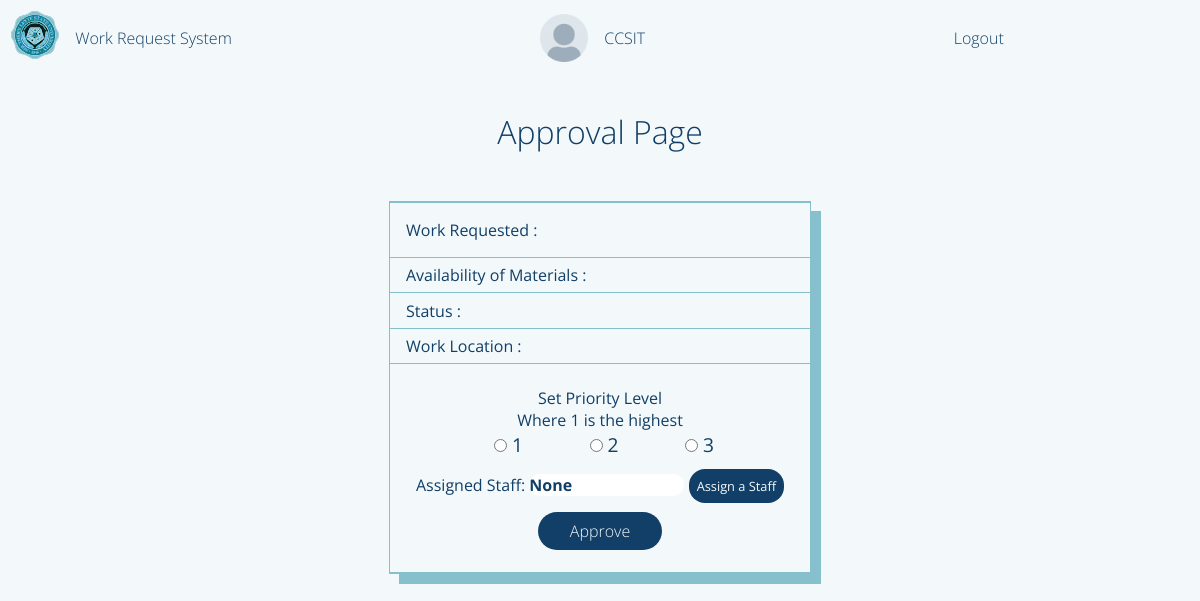
/adminPage/requestApproval/CCSIT/6 (signed in), run on an earlier commit of the app's database.
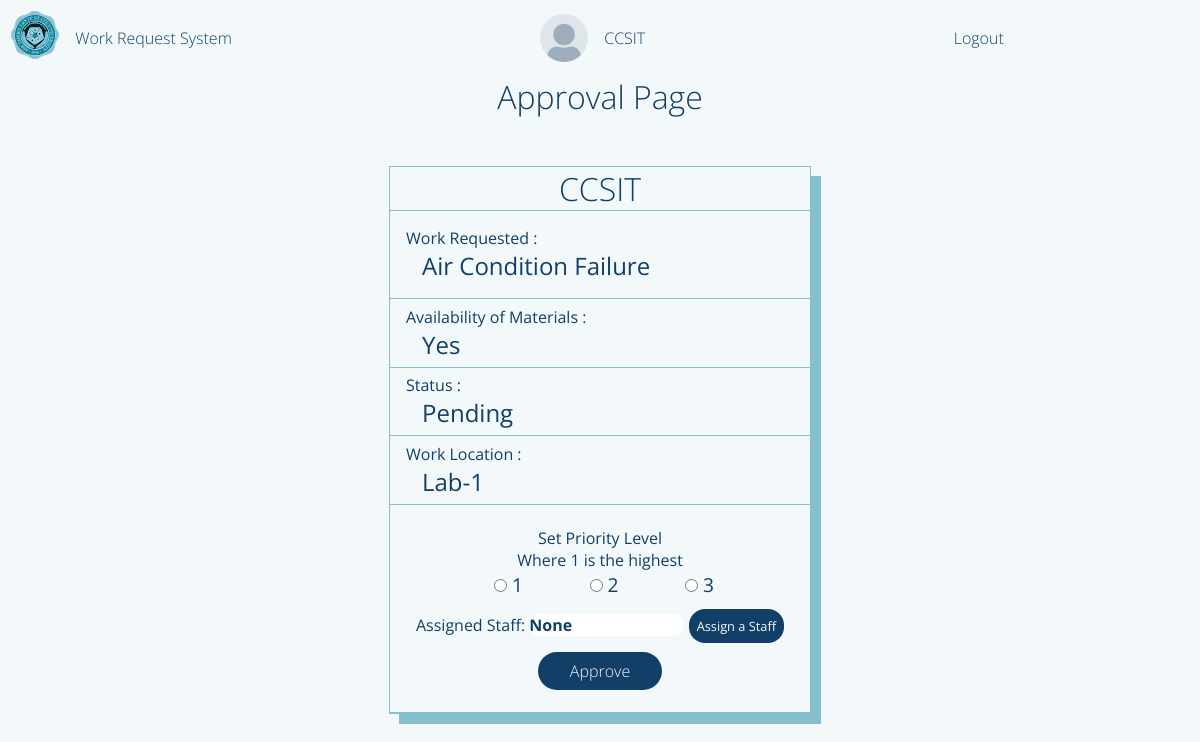
And on a later commit of the database.
### flaskApp/models.py (models this page shows, shortened)
class User(db.Model, UserMixin):
	__tablename__ = 'user'
	id = db.Column(db.Integer, primary_key=True)
	userName = db.Column(db.String(20), unique=True, nullable=False)
	userType = db.Column(db.String(20), default='Admin')
	passWord = db.Column(db.String(60), nullable=False)
	profilePicture = db.Column(db.String(60), default='dafault.png')
	requestForm = db.relationship('UserRequestForm', backref='user')
	userStaffExtension = db.relationship('StaffExtension', backref='staffExtension', uselist=False)

class UserRequestForm(db.Model):
	__tablename__ = 'userRequestForm'
	id = db.Column(db.Integer, primary_key=True)
	requestorName = db.Column(db.String(500), nullable=False)
	requestTitle = db.Column(db.String(500), nullable=False)
	requestedWork = db.Column(db.String(500), nullable=False)
	roomNumber = db.Column(db.String(20), nullable=False)
	avilabilityOfMaterials = db.Column(db.String(10), nullable=False)
	priorityLevel = db.Column(db.Integer, default=0) # change this to integer in the future 0 - pending 1 - high 2 - medium 3 - low
	status = db.Column(db.String(20), default='Pending')
	dateApproved = db.Column(DateTime, default=datetime.now(), nullable=False)
	dateLimit = db.Column(DateTime, default=datetime.now(), nullable=False)
	requestFormId = db.Column(db.Integer, db.ForeignKey('user.id'))
	assignedStaff = db.Column(db.Integer, db.ForeignKey('userstaff.id'))

### flaskApp/routes.py (the view, shortened to what this page needs)
@app.route('/adminPage/requestApproval/<name>/<int:idNum>', methods=['POST', 'GET'])
def adminPageApproval(name, idNum):
	if current_user.is_authenticated == False:
		return redirect(url_for('loginPage'))
	name_ = name
	idNum_ = idNum
	formApprove = RequestApproval()
	user = UserRequestForm.query.filter_by(requestorName=name_, id=idNum_).first()
	approvedDate = datetime.now()
	userStaff = StaffExtension.query.all()
	profileImage = url_for('static', filename='profilePic/'+current_user.profilePicture)
	return render_template('adminApproval.html',id=idNum_, userName=name_, title='Admin Approval Page', user=current_user.userName, form=formApprove, user2=user, profileImage=profileImage, userStaff=userStaff)

### flaskApp/forms.py
class RequestApproval(FlaskForm):
	priorityLevel = RadioField('Level', choices=[1,2,3])
	assignStaff = StringField('Assigned Staff', validators=[DataRequired()])
	submitApproval = SubmitField('Approve')

### flaskApp/models.py (called while the page is built)
@loginManager.user_loader
def loadUser(userId):
	return User.query.get(int(userId))

### flaskApp/templates/adminApproval.html (shortened to what this page needs)
{% extends "layout.html" %}
{% block content %}
	<main class="content-main">
		<section class="content-main-header">
			Approval Page
		</section>
		<section class="content-main-body">
			<div class="main-body-form">
				<header>{{user2.requestorName}}</header>
				<main>
					<section>
						<i>Work Requested :</i>
						<i>{{user2.requestTitle}}</i>
					</section>
					<section>
						<i>Availability of Materials :</i>
						<i>{{user2.avilabilityOfMaterials}}</i>
					</section>
					<section>
						<i>Status :</i>
						<i>{{user2.status}}</i>
					</section>
					<section>
						<i>Work Location :</i>
						<i>{{user2.roomNumber}}</i>
					</section>
					<section>
						<form method="POST" class="approval-form">
							<p>Set Priority Level</p>
							<p>Where 1 is the highest</p>
							{{ form.priorityLevel() }}
							{{ form.assignStaff.label}}:
							{{ form.assignStaff(class='assignStaff',readonly=true, value='None') }}
							<span class="assign-btn">Assign a Staff</span>
							{{ form.submitApproval(id="approve-btn") }}
						</form>
					</section>
				</main>
			</div>
		</section>
	</main>
{% endblock content %}

### flaskApp/templates/layout.html (shortened to what this page needs)
<!DOCTYPE html>
<html>
<head>
    {% if title == 'Login Page'%}
    	<link rel="stylesheet" type="text/css" href="{{ url_for('static', filename='login.css') }}">
    {% elif title == 'Admin Page'%}
    	<link rel="stylesheet" type="text/css" href="{{ url_for('static', filename='adminDashboard.css') }}">
    {% elif title == 'Requestor Page'%}
        <link rel="stylesheet" type="text/css" href="{{ url_for('static', filename='requestorDashboard.css') }}">
    {% elif title == 'Staff Page'%}
        <link rel="stylesheet" type="text/css" href="{{ url_for('static', filename='staffDashboard.css') }}">
    {% elif title == 'Admin Approval Page'%}
        <link rel="stylesheet" type="text/css" href="{{ url_for('static', filename='adminApproval.css') }}">
    {% elif title == 'Staff Ongoing Page'%}
        <link rel="stylesheet" type="text/css" href="{{ url_for('static', filename='staffOngoing.css') }}">
    {% endif%}
</head>
<body>
	<div class="container">
        {% if title != 'Login Page'%}
        <header class="content-header">
            <div class="img-box">
                <img class="logo_slsu" src="{{ url_for('static', filename='img/logo_slsu.svg') }}">
            </div>
            {% if title == 'Admin Page'%}
                <section class="header-title">
                    <a href="{{ url_for('adminPage') }}">Work Request System</a>
                </section>
                <section class="header-user">
                    <img class='profile-picture'src="{{ profileImage }}">
                    <i>{{ user }}</i>
                </section>
            {% elif title == 'Admin Approval Page' %}
                <section class="header-title">
                    <a href="{{ url_for('adminPage') }}">Work Request System</a>
                </section>
                <section class="header-user">
                <img class='profile-picture'src="{{ profileImage }}">
                    <i>{{ user }}</i>
                </section>
            {% endif %}
            <div class="header-profile">
                {% if current_user.is_authenticated == True %}
                <a href="{{ url_for('logout') }}">Logout</a>
                {% endif %}
            </div>
        </header>
        {% endif%}
		{% block content %}{% endblock content %}
	</div>
</body>
</html>

### flaskApp/static/adminApproval.css (style rules this page uses)
body { background: var(--white); }
.container { margin: 0; display: grid; height: 100vh; grid-template-columns: 1fr 1fr 1fr; grid-template-rows: 0fr 1fr 0.5fr; grid-template-areas: 'h h h' 'm m m' 'f f f'; }
.content-header { grid-area: h; display: flex; flex-direction: row; align-items: center; padding: var(--fn-small); }
.img-box { flex-grow: 0; }
.header-title { flex-grow: 0; margin-left: 1rem; }
.header-title a { font-size: var(--fn-regular); font-weight: lighter; color: var(--blue); }
.header-user { flex-grow: 1; font-size: var(--fn-regular); font-weight: lighter; color: var(--blue); }
.header-profile { flex-grow: 0.3; }
.header-profile a { font-size: var(--fn-regular); font-weight: lighter; color: var(--blue); }
.content-main { grid-area: m; display: flex; flex-direction: column; justify-content: center; align-items: center; }
.content-main-header { color: var(--blue); font-size: var(--fn-large); font-weight: lighter; }
.content-main-body div { display: flex; flex-direction: column; height: 100%; width: 35vw; border: 1px solid var(--blueGreen); margin-top: 3rem; box-shadow: 10px 10px var(--blueGreen); }
.content-main-body div header, .content-main-body div main, .content-main-body div footer { color: var(--blue); }
.content-main-body div header { flex-grow: 0; text-align: center; font-size: var(--fn-large); font-weight: lighter; border-bottom: 1px solid var(--blueGreen); padding: 0; margin: 0; }
.content-main-body div main { flex-grow: 1; display: grid; grid-template-columns: 1fr; grid-template-rows: 0.3fr; }
.content-main-body div main section:first-child { padding: 1rem 1rem 1rem 0rem; }
.content-main-body div main section { display: flex; flex-direction: column; border-bottom: 1px solid var(--blueGreen); padding: 0; justify-content: center; }
.content-main-body div main section i { padding: 0; margin-left: 1rem; }
.content-main-body div main section i:nth-child(2) { font-size: var(--fn-medium); margin-left: 2rem; font-style: normal; }
#approve-btn { font-size: var(--fn-regular); background: var(--blue); color: var(--white); font-weight: lighter; padding: 0.5rem 2rem 0.5rem 2rem; cursor: pointer; margin-top: 1rem; }
.approval-form { display: block; text-align: center; }
.content-main-body div main section:nth-child(5) ul { list-style: none; display: flex; flex-direction: row; justify-content: space-between; margin: 0rem 5rem 0rem 3rem; }
.content-main-body div main section:nth-child(5) ul li { font-size: 1.2rem; }
.main-body-form main section form { padding: 1rem; }
.assign-btn { border: none; color: var(--white); background-color: var(--blue); padding: 0.5rem; border-radius: 1rem; cursor: pointer; }
.assignStaff { margin-top: 1rem; font-size: var(--fn-regular); font-weight: bold; padding: 0; width: 40%; }
.assign-btn { font-size: 0.8rem; }

What changed in the data, as far as the page shows it:
added UserRequestForm: requestorName "CCSIT", requestTitle "Air Condition Failure", avilabilityOfMaterials "Yes", status "Pending", roomNumber "Lab-1"
